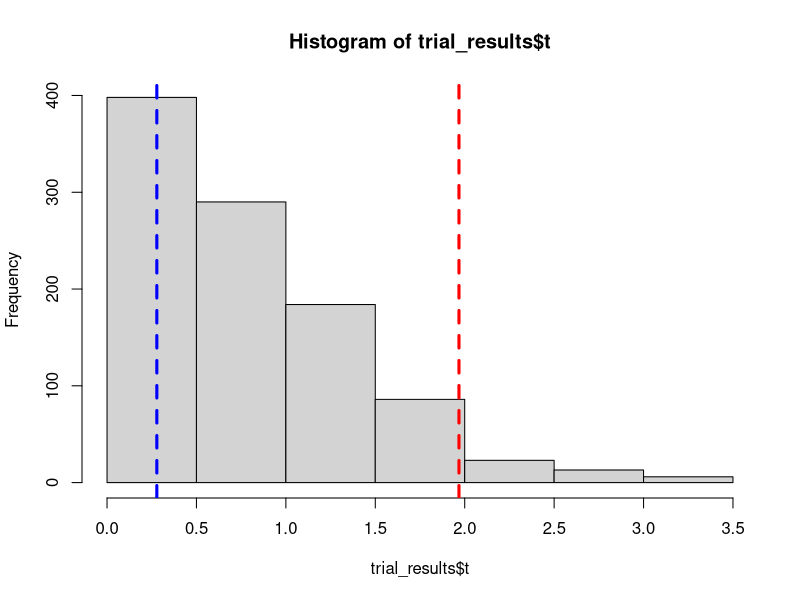
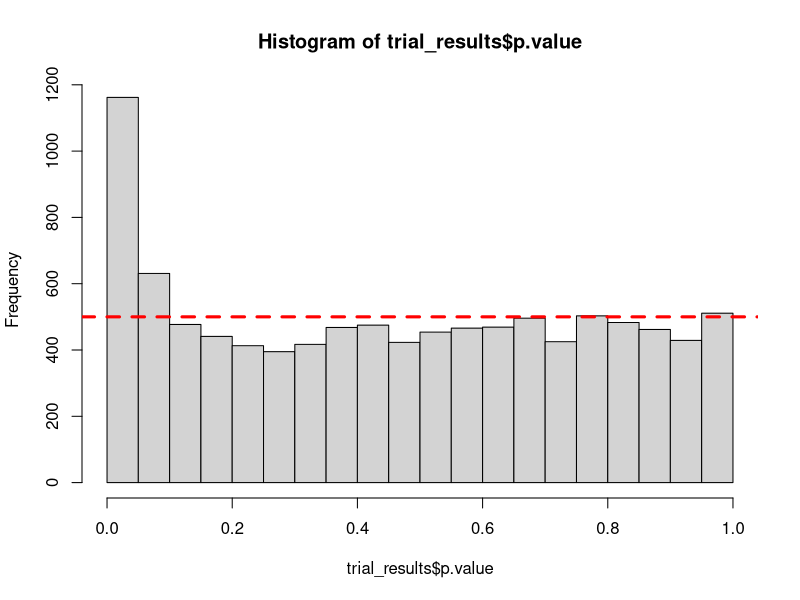

Write R code to recreate these figures, in order.
## ---- chunk 1
knitr::opts_chunk$set(echo = TRUE)

library(tidyverse)

## ---- chunk 2

num_centers <- 1000 # Сколько раз повторим эксперимент?

sample_size <- 300 # Количество пациентов, прошедших, терапию
True_Hg_improve <- 0 # Истинное среднее изменение гемоглобина
Hg_sd <- 6 # Разброс в улучшении Hg

df_trial <- data.frame(
  center_ID = rep(1:num_centers, each = sample_size),
  patient_ID = rep(1:sample_size, num_centers),
  Hg_change = rnorm(sample_size*num_centers, mean = True_Hg_improve, sd = Hg_sd)
)

trial_results <- df_trial %>% 
  group_by(center_ID) %>% 
  dplyr::summarise(t = abs(sqrt(sample_size)*mean(Hg_change)/sd(Hg_change))) %>% 
  ungroup()

hist(trial_results$t)
abline(v = qt(0.975, sample_size-1), col="red", lwd=3, lty=2)

new_sample <- rnorm(sample_size, mean = 0.5, sd = Hg_sd)

new_t <- abs(sqrt(sample_size)*mean(new_sample)/sd(new_sample))
abline(v = new_t, col="blue", lwd=3, lty=2)

print(new_t)
print("С какой вероятностью мы получали меньшие значения?")
print(sum(trial_results$t < new_t)/num_centers)
print("...такие или бОльшие?")
print(1 - sum(trial_results$t < new_t)/num_centers)



## ---- chunk 3

num_centers <- 10000 # Сколько раз повторим эксперимент?

sample_size <- 3 # Количество пациентов, прошедших, терапию
True_Hg_improve <- 1 # Истинное среднее изменение гемоглобина
Hg_sd <- 6 # Разброс в улучшении Hg

df_trial <- data.frame(
  center_ID = rep(1:num_centers, each = sample_size),
  patient_ID = rep(1:sample_size, num_centers),
  Hg_change = rexp(sample_size*num_centers, rate = 1/True_Hg_improve)
)

trial_results <- df_trial %>% 
  group_by(center_ID) %>% 
  do(broom::tidy(t.test(Hg_change ~ 1, conf.level = 0.95, mu = True_Hg_improve, data = .))) %>% 
  ungroup()

hist(trial_results$p.value,20)
abline(h = num_centers/20, col="red", lwd=3, lty=2)

